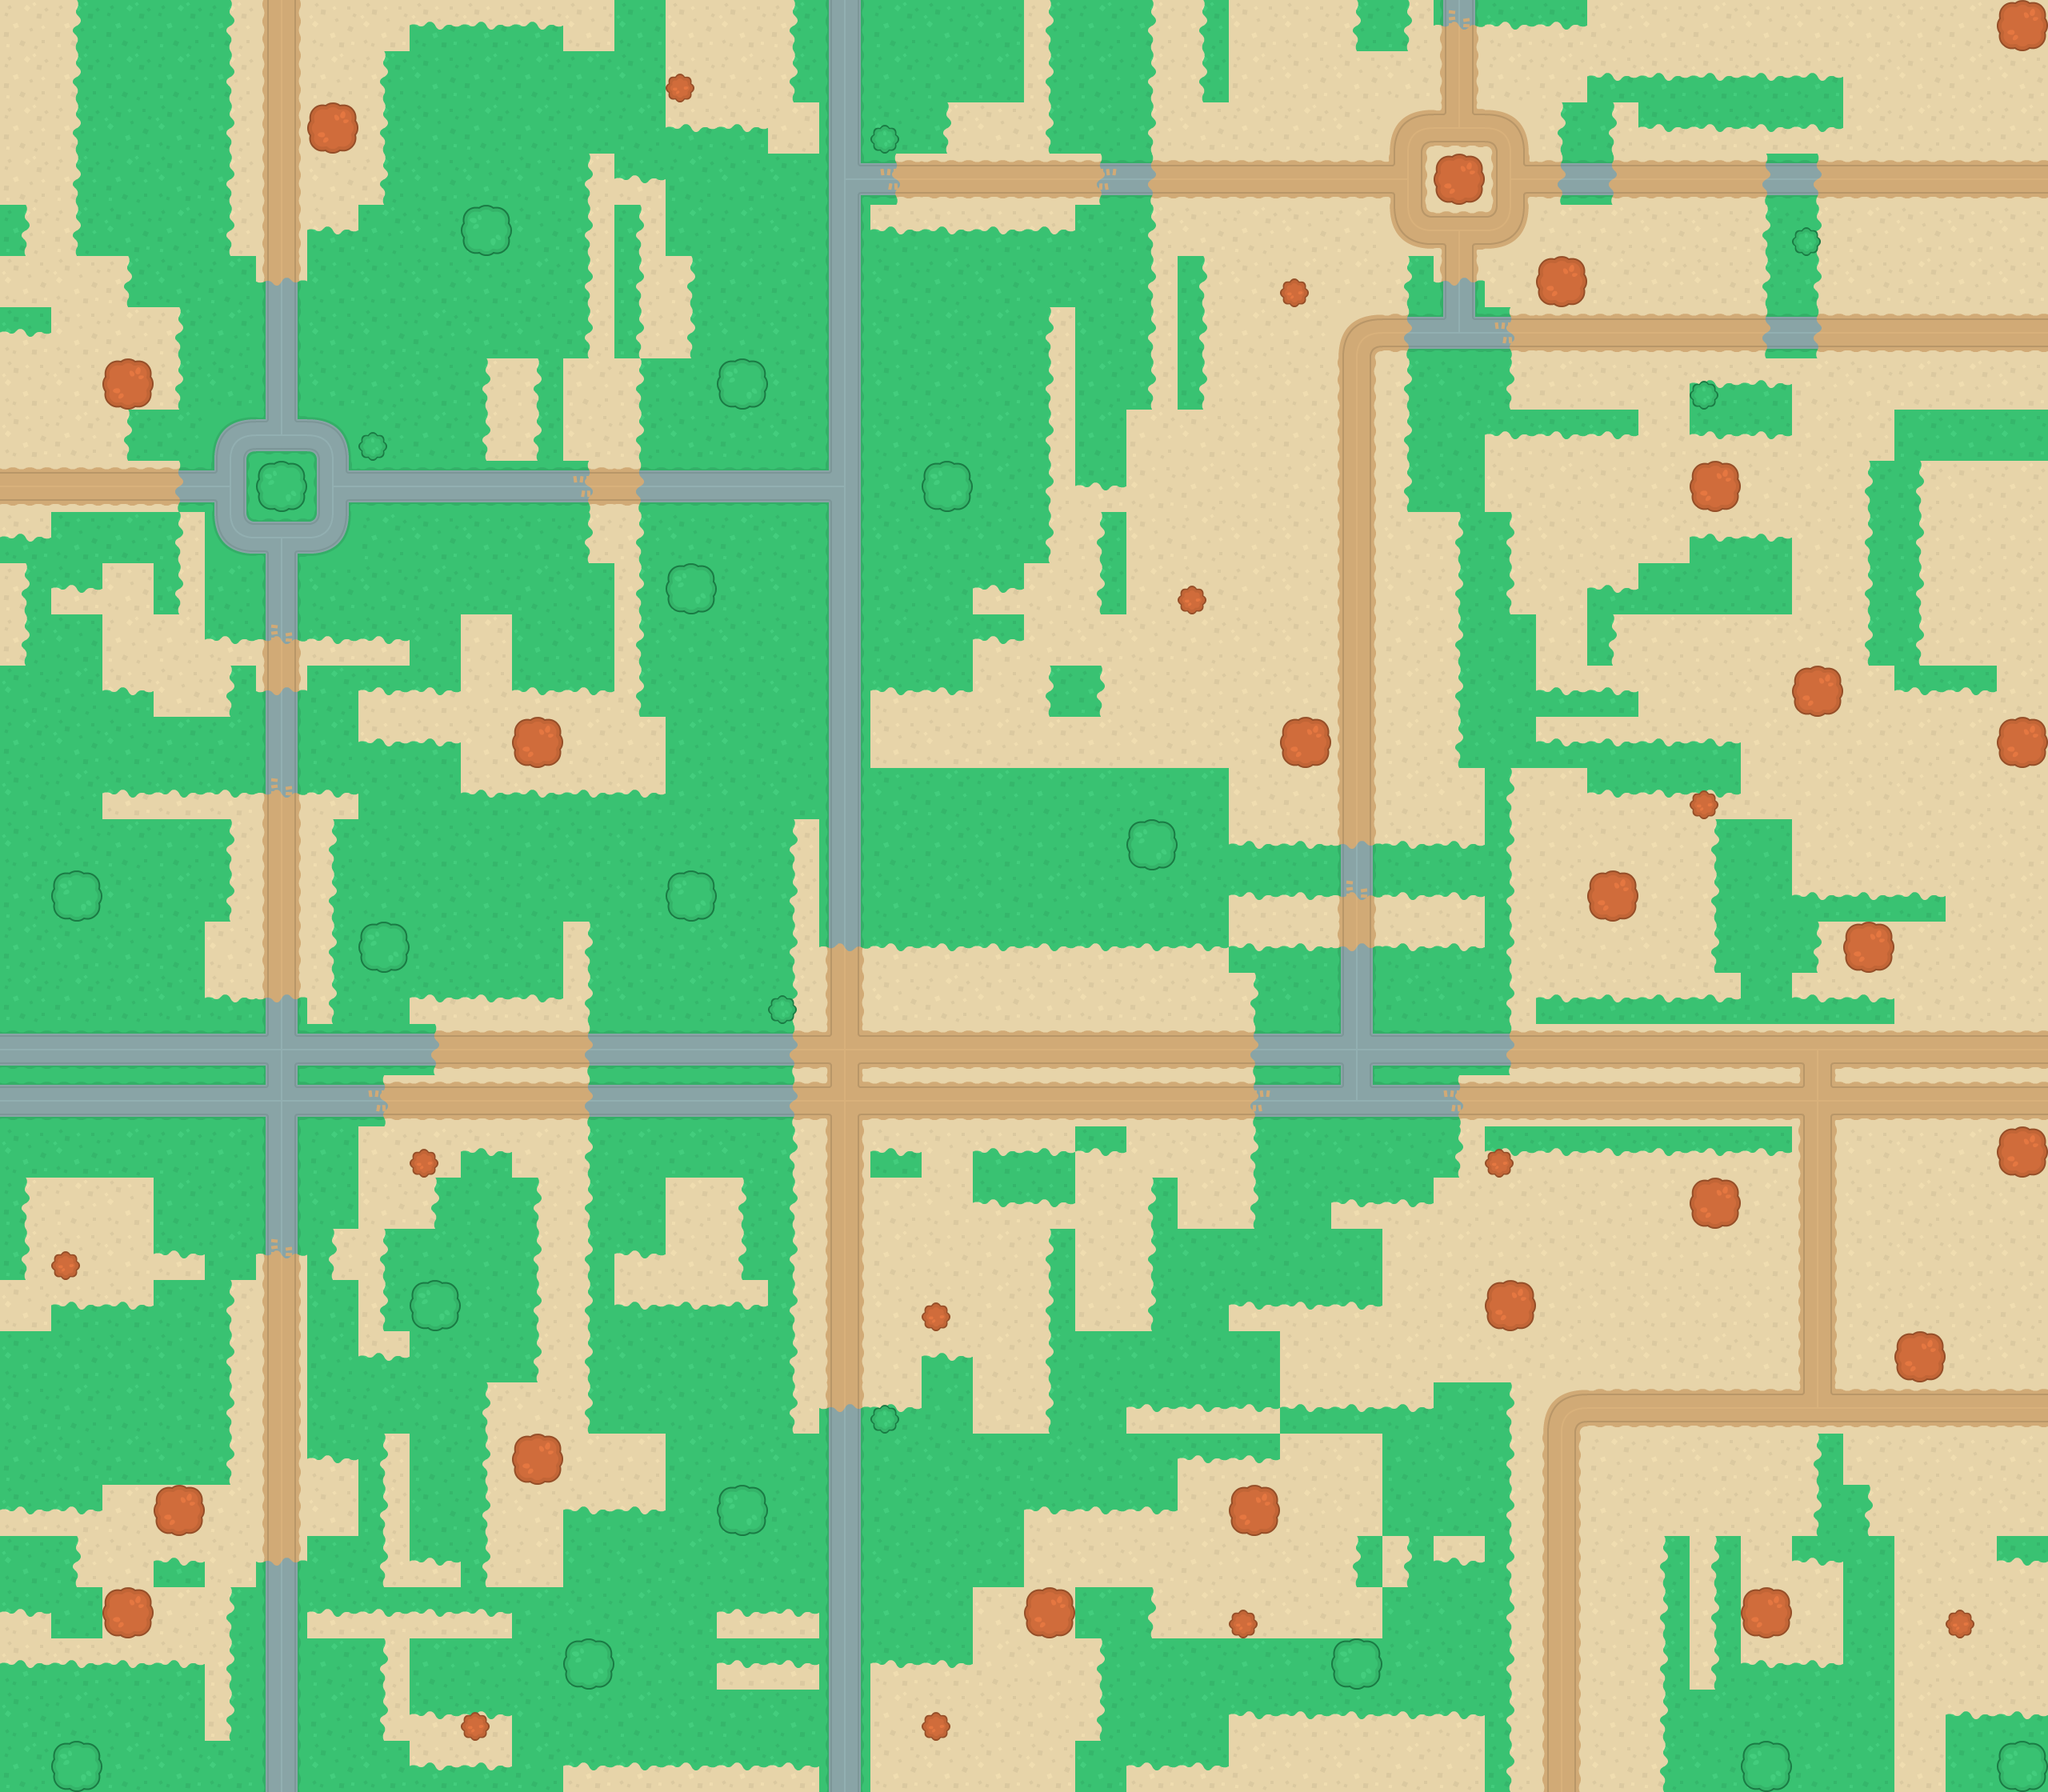

Rendered tile map (Tiled .tmx) drawn with the repository's tilesets; below, a short description and the map source with its tile grids summarised:
An orthogonal 40x35 tile map with 64x64 px tiles, 2 tile layers (Boden, trees), 2 tilesets.

<map version="1.5" tiledversion="1.7.2" orientation="orthogonal" renderorder="right-down" width="40" height="35" tilewidth="64" tileheight="64" infinite="0" nextlayerid="4" nextobjectid="1">
 <editorsettings>
  <export target="terrain-2.json" format="json" />
 </editorsettings>
 <tileset firstgid="1" name="terrain_set" tilewidth="64" tileheight="64" tilecount="40" columns="10">
  <image source="../Tilesheet/terrainTiles_default.png" width="640" height="256" />
  <wangsets>
   <wangset name="floor" type="corner" tile="-1">
    <wangcolor name="Desert" color="#ff0000" tile="-1" probability="1" />
    <wangcolor name="Grass" color="#00ff00" tile="-1" probability="1" />
    <wangtile tileid="0" wangid="0,2,0,2,0,2,0,2" />
    <wangtile tileid="7" wangid="0,1,0,1,0,2,0,2" />
    <wangtile tileid="8" wangid="0,2,0,2,0,1,0,1" />
    <wangtile tileid="10" wangid="0,2,0,2,0,2,0,2" />
    <wangtile tileid="17" wangid="0,1,0,2,0,2,0,1" />
    <wangtile tileid="18" wangid="0,2,0,1,0,1,0,2" />
    <wangtile tileid="20" wangid="0,1,0,1,0,1,0,1" />
    <wangtile tileid="30" wangid="0,1,0,1,0,1,0,1" />
   </wangset>
  </wangsets>
 </tileset>
 <tileset firstgid="41" name="trees" tilewidth="64" tileheight="64" tilecount="8" columns="0">
  <grid orientation="orthogonal" width="1" height="1" />
  <tile id="0">
   <image width="64" height="64" source="../PNG/Default/treeBrown_large.png" />
  </tile>
  <tile id="4">
   <image width="64" height="64" source="../PNG/Default/treeGreen_large.png" />
  </tile>
  <tile id="2">
   <image width="36" height="36" source="../PNG/Default/treeBrown_small.png" />
  </tile>
  <tile id="6">
   <image width="36" height="36" source="../PNG/Default/treeGreen_small.png" />
  </tile>
  <tile id="1">
   <image width="8" height="10" source="../PNG/Default/treeBrown_leaf.png" />
  </tile>
  <tile id="5">
   <image width="8" height="10" source="../PNG/Default/treeGreen_leaf.png" />
  </tile>
  <tile id="3">
   <image width="26" height="22" source="../PNG/Default/treeBrown_twigs.png" />
  </tile>
  <tile id="7">
   <image width="26" height="22" source="../PNG/Default/treeGreen_twigs.png" />
  </tile>
 </tileset>
 <layer id="1" name="Boden" width="40" height="35">
  <data>[1400 cells, 1400 non-empty, 37 distinct tile ids]</data>
 </layer>
 <layer id="3" name="trees" width="40" height="35">
  <data>[1400 cells, 56 non-empty, 4 distinct tile ids]</data>
 </layer>
</map>
